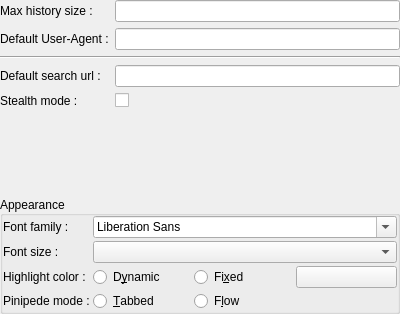
<?xml version="1.0" encoding="UTF-8"?>
<ui version="4.0">
 <class>QQGeneralSettings</class>
 <widget class="QWidget" name="QQGeneralSettings">
  <property name="geometry">
   <rect>
    <x>0</x>
    <y>0</y>
    <width>400</width>
    <height>314</height>
   </rect>
  </property>
  <property name="windowTitle">
   <string>Form</string>
  </property>
  <layout class="QVBoxLayout" name="verticalLayout">
   <property name="spacing">
    <number>6</number>
   </property>
   <property name="leftMargin">
    <number>0</number>
   </property>
   <property name="topMargin">
    <number>0</number>
   </property>
   <property name="rightMargin">
    <number>0</number>
   </property>
   <property name="bottomMargin">
    <number>0</number>
   </property>
   <item>
    <widget class="QWidget" name="genGroupP" native="true">
     <property name="sizePolicy">
      <sizepolicy hsizetype="Preferred" vsizetype="Minimum">
       <horstretch>0</horstretch>
       <verstretch>0</verstretch>
      </sizepolicy>
     </property>
     <layout class="QFormLayout" name="formLayout_2">
      <property name="horizontalSpacing">
       <number>6</number>
      </property>
      <property name="leftMargin">
       <number>0</number>
      </property>
      <property name="topMargin">
       <number>0</number>
      </property>
      <property name="rightMargin">
       <number>0</number>
      </property>
      <property name="bottomMargin">
       <number>0</number>
      </property>
      <item row="0" column="0">
       <widget class="QLabel" name="labelMaxHistorySize">
        <property name="text">
         <string>Max history size :</string>
        </property>
       </widget>
      </item>
      <item row="0" column="1">
       <widget class="QLineEdit" name="maxHistLineEdit"/>
      </item>
      <item row="1" column="0">
       <widget class="QLabel" name="labelDefaultUA">
        <property name="text">
         <string>Default User-Agent :</string>
        </property>
       </widget>
      </item>
      <item row="1" column="1">
       <widget class="QLineEdit" name="defaultUALlineEdit"/>
      </item>
      <item row="2" column="0" colspan="2">
       <widget class="Line" name="line">
        <property name="frameShadow">
         <enum>QFrame::Sunken</enum>
        </property>
        <property name="orientation">
         <enum>Qt::Horizontal</enum>
        </property>
       </widget>
      </item>
      <item row="3" column="0">
       <widget class="QLabel" name="labelSearchUrl">
        <property name="text">
         <string>Default search url :</string>
        </property>
       </widget>
      </item>
      <item row="3" column="1">
       <widget class="QLineEdit" name="defaultWebSearchUrlLineEdit"/>
      </item>
      <item row="4" column="0">
       <widget class="QLabel" name="label_2">
        <property name="text">
         <string>Stealth mode :</string>
        </property>
       </widget>
      </item>
      <item row="4" column="1">
       <widget class="QCheckBox" name="stealthModeCB">
        <property name="text">
         <string/>
        </property>
       </widget>
      </item>
     </layout>
    </widget>
   </item>
   <item>
    <spacer name="verticalSpacer">
     <property name="orientation">
      <enum>Qt::Vertical</enum>
     </property>
     <property name="sizeType">
      <enum>QSizePolicy::Expanding</enum>
     </property>
     <property name="sizeHint" stdset="0">
      <size>
       <width>20</width>
       <height>40</height>
      </size>
     </property>
    </spacer>
   </item>
   <item>
    <widget class="QGroupBox" name="appGroupB">
     <property name="sizePolicy">
      <sizepolicy hsizetype="Preferred" vsizetype="Minimum">
       <horstretch>0</horstretch>
       <verstretch>0</verstretch>
      </sizepolicy>
     </property>
     <property name="title">
      <string>Appearance</string>
     </property>
     <property name="alignment">
      <set>Qt::AlignLeading|Qt::AlignLeft|Qt::AlignVCenter</set>
     </property>
     <layout class="QFormLayout" name="formLayout">
      <property name="horizontalSpacing">
       <number>3</number>
      </property>
      <property name="verticalSpacing">
       <number>3</number>
      </property>
      <property name="leftMargin">
       <number>0</number>
      </property>
      <property name="topMargin">
       <number>0</number>
      </property>
      <property name="rightMargin">
       <number>0</number>
      </property>
      <property name="bottomMargin">
       <number>0</number>
      </property>
      <item row="0" column="0">
       <widget class="QLabel" name="labelFontFam">
        <property name="text">
         <string>Font family :</string>
        </property>
       </widget>
      </item>
      <item row="0" column="1">
       <widget class="QFontComboBox" name="fontFamComboB"/>
      </item>
      <item row="1" column="0">
       <widget class="QLabel" name="labelFontSize">
        <property name="text">
         <string>Font size :</string>
        </property>
       </widget>
      </item>
      <item row="1" column="1">
       <widget class="QComboBox" name="fontSizeComboB"/>
      </item>
      <item row="2" column="0">
       <widget class="QLabel" name="label">
        <property name="text">
         <string>Highlight color :</string>
        </property>
       </widget>
      </item>
      <item row="2" column="1">
       <widget class="QWidget" name="widget_2" native="true">
        <layout class="QHBoxLayout" name="horizontalLayout" stretch="1,1,1">
         <property name="spacing">
          <number>0</number>
         </property>
         <property name="leftMargin">
          <number>0</number>
         </property>
         <property name="topMargin">
          <number>0</number>
         </property>
         <property name="rightMargin">
          <number>0</number>
         </property>
         <property name="bottomMargin">
          <number>0</number>
         </property>
         <item>
          <widget class="QRadioButton" name="dynamicHighLightColorRB">
           <property name="text">
            <string>D&amp;ynamic</string>
           </property>
          </widget>
         </item>
         <item>
          <widget class="QRadioButton" name="fixedHighLightColorRB">
           <property name="text">
            <string>Fi&amp;xed</string>
           </property>
          </widget>
         </item>
         <item>
          <widget class="QPushButton" name="colorChooserPB">
           <property name="text">
            <string/>
           </property>
          </widget>
         </item>
        </layout>
       </widget>
      </item>
      <item row="3" column="0">
       <widget class="QLabel" name="labelPiniMode">
        <property name="text">
         <string>Pinipede mode :</string>
        </property>
       </widget>
      </item>
      <item row="3" column="1">
       <widget class="QWidget" name="widget_3" native="true">
        <layout class="QHBoxLayout" name="horizontalLayout_2" stretch="1,2">
         <property name="spacing">
          <number>0</number>
         </property>
         <property name="leftMargin">
          <number>0</number>
         </property>
         <property name="topMargin">
          <number>0</number>
         </property>
         <property name="rightMargin">
          <number>0</number>
         </property>
         <property name="bottomMargin">
          <number>0</number>
         </property>
         <item>
          <widget class="QRadioButton" name="piniTabbedRB">
           <property name="text">
            <string>&amp;Tabbed</string>
           </property>
          </widget>
         </item>
         <item>
          <widget class="QRadioButton" name="piniFlowRB">
           <property name="text">
            <string>F&amp;low</string>
           </property>
          </widget>
         </item>
        </layout>
       </widget>
      </item>
     </layout>
    </widget>
   </item>
  </layout>
 </widget>
 <resources/>
 <connections/>
</ui>
